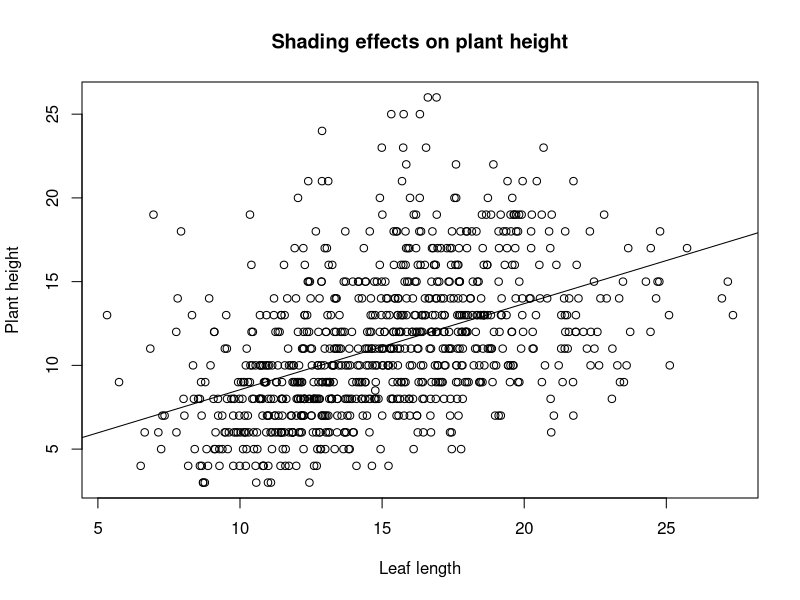

Generate this figure with R:
## ---- chunk 1
greenhouse_data <- read.csv('data/Greenhouse_data_TH/het data-Table 1.csv',header = TRUE,as.is = TRUE,na.strings = "n/a")
str(greenhouse_data)
## ---- chunk 2
summary(greenhouse_data)

## ---- chunk 3
plot(data=na.omit(greenhouse_data), x=greenhouse_data$leaf.length, y=greenhouse_data$height,
     main="Shading effects on plant height", xlab="Leaf length", ylab="Plant height")

#TODO omit the n/A rows
abline(lm(greenhouse_data$height ~ greenhouse_data$leaf.length))
## ---- chunk 4
 # Looks like very ideal linear positive relationship, but we ought to be not subjective.
lm(data=greenhouse_data, greenhouse_data$height~greenhouse_data$leaf.length)

## ---- chunk 5
 # Looks like very ideal linear positive relationship, but we ought to be not subjective.
summary(lm(data=greenhouse_data, greenhouse_data$height~greenhouse_data$leaf.length))

